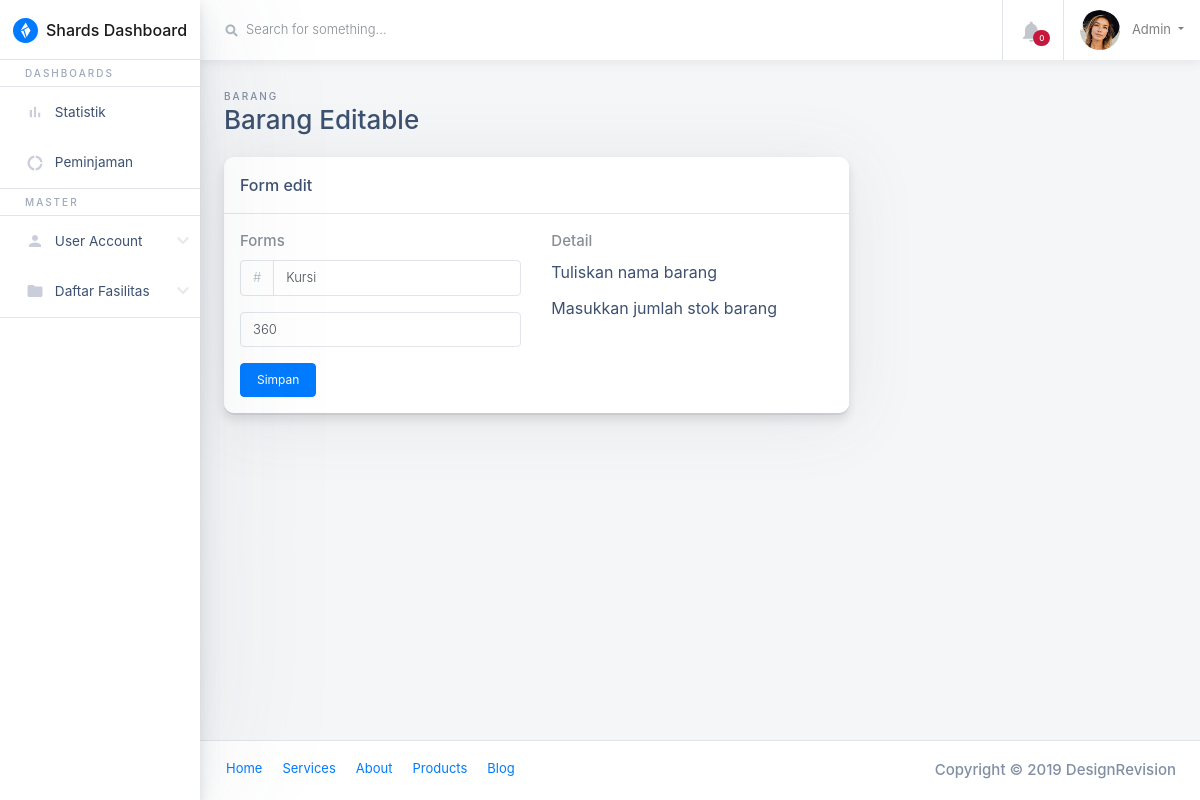
/barang-operation.php?f=edit&id=1 (signed in), run on an earlier commit of the app's database.
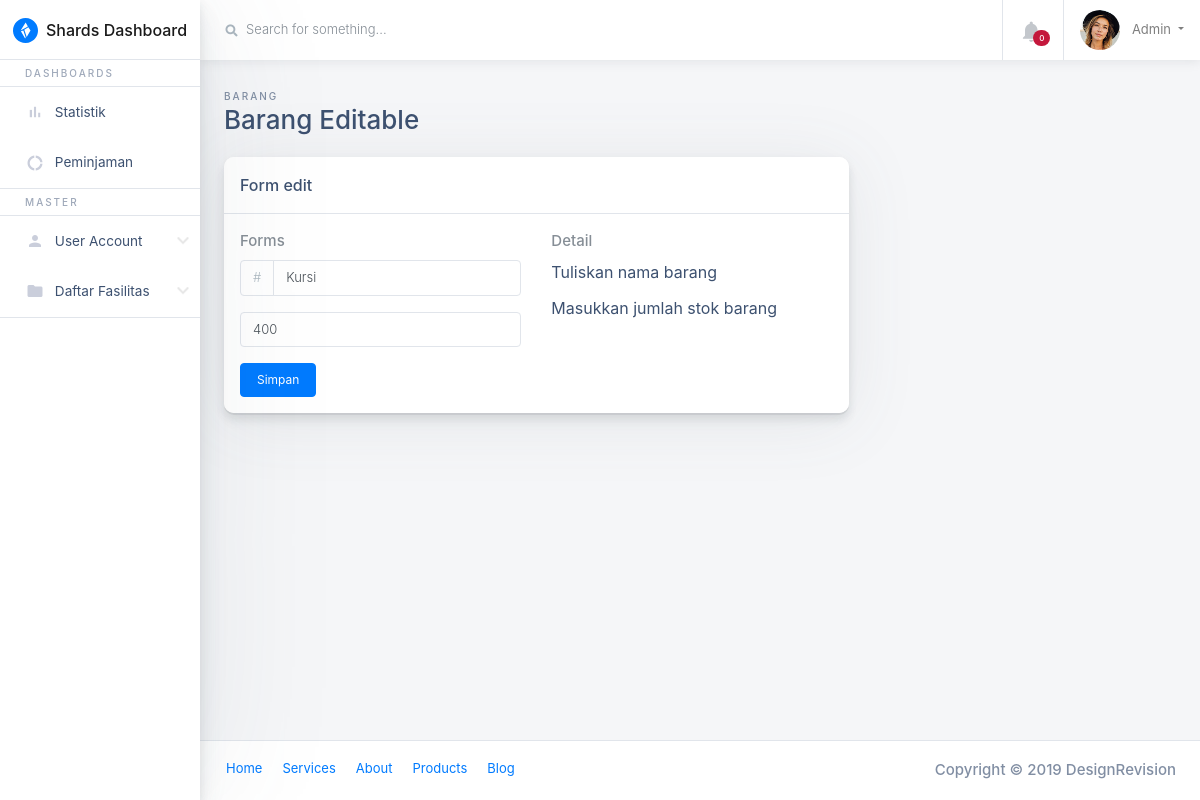
And on a later commit of the database.
### tables this page shows
CREATE TABLE `barang` (
  `id` int(11) unsigned NOT NULL AUTO_INCREMENT,
  `nama_barang` varchar(100) DEFAULT NULL,
  `jumlah` int(3) DEFAULT 0,
  `waktu_penambahan` timestamp NOT NULL DEFAULT current_timestamp() ON UPDATE current_timestamp(),
  PRIMARY KEY (`id`)
);

### model/barang.php (called while the page is built, shortened)
<?php
require_once 'database.php';
function showBarang( $id = null ) {
	$db    = new Database();
	$query = 'SELECT * FROM barang';
	if ( $id != null ) {
		$query .= " WHERE id = $id";
	}
	if($db->query( $query )){
		return $db->fetch();
	}
}
if ( isset( $_GET['f'] ) ) {
	$get = $_GET;
	switch ( $get['f'] ) {
		default:
			return;
	}
}
?>

### model/database.php (called while the page is built, shortened)
<?php
class Database {
    private $connection;
    private $query;
    private $results = [];
    public function connect(){
        $this->connection = mysqli_connect('127.0.0.1','root','','simfak');
    }
    public function query($sql){
         return $this->query = mysqli_query($this->connection,$sql) or die(mysqli_error($this->connection));
    }
    public function fetch(){
     if($this->query->num_rows > 0){
         while ($row = mysqli_fetch_assoc($this->query)){
             array_push($this->results,(object)$row);
         }
     }
     return $this->results;
    }
}
?>

### barang-operation.php (the view, shortened to what this page needs)
<?php
require './_partials/header.php';
require_once './model/barang.php';
if(isset( $_GET['id'])){
	$barang = showBarang($_GET['id']);
}
?>
<body class="h-100">
<div class="container-fluid">
	<div class="row">
		<?php require './_partials/sidebar.php' ?>
		<main class="main-content col-lg-10 col-md-9 col-sm-12 p-0 offset-lg-2 offset-md-3">
			<div class="main-navbar sticky-top bg-white">
				<?php require './_partials/navbar.php' ?>
			</div>
			<div class="main-content-container container-fluid px-4">
				<div class="page-header row no-gutters py-4">
					<div class="col-12 col-sm-4 text-center text-sm-left mb-0">
						<span class="text-uppercase page-subtitle">Barang</span>
						<h3 class="page-title">Barang Editable</h3>
					</div>
				</div>
				<div class="row">
					<div class="col-lg-8 mb-4">
						<div class="card card-small mb-4">
							<div class="card-header border-bottom">
								<h6 class="m-0">Form <?php echo $_GET['f']?></h6>
							</div>
							<ul class="list-group list-group-flush">
								<li class="list-group-item p-3">
									<div class="row">
										<div class="col-sm-12 col-md-6">
											<strong class="text-muted d-block mb-2">Forms</strong>
											<form action="./model/barang.php" method="post">
												<div class="form-group">
													<div class="input-group mb-3">
														<div class="input-group-prepend">
															<span class="input-group-text" id="basic-addon1">#</span>
														</div>
														<input type="text" name="nama" class="form-control" placeholder="Nama Barang" autocomplete="off" value="<?php echo isset($barang[0]->nama_barang)?$barang[0]->nama_barang:null?>"> </div>
												</div>
												<div class="form-group">
													<input type="number" name="jumlah" class="form-control" placeholder="Jumlah Stok" value="<?php echo isset($barang[0]->jumlah)?$barang[0]->jumlah:null ?>">
												</div>
												<button class="btn btn-primary" name="button" value="<?php echo $_GET['f']?>">Simpan</button>
											</form>
										</div>
										<div class="col-sm-12 col-md-6">
											<strong class="text-muted d-block mb-2">Detail</strong>
											<p class="h6">Tuliskan nama barang</p>
											<p class="h6">Masukkan jumlah stok barang</p>
										</div>
									</div>
								</li>
							</ul>
						</div>
					</div>
					<div class="col-lg-4 mb-4">
					</div>
				</div>
			</div>
			<?php require './_partials/footer.php' ?>
		</main>
	</div>
</div>
</body>
</html>

What changed in the data, as far as the page shows it:
changed barang "Kursi": jumlah "360" → "400"
